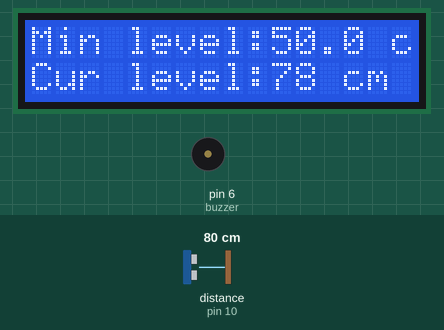
Simulated run of this sketch. Board: Arduino Uno, built with avr-gcc and run on an emulated ATmega328P. Shown: 16×2 character LCD, buzzer (waves = sounding). Wiring (inferred from the names in the program): ultrasonic range finder: trigger pin 9; echo pin 10. The test bench sets the inputs (shaded band); at power-on: distance to the obstacle (sensor on pin 10) 80 cm. The echo pulse lasts 58.3 µs per cm.

Above: at 1.2 s.
1.3 s: distance to the obstacle (sensor on pin 10) set to 2 cm
At 2.1 s:
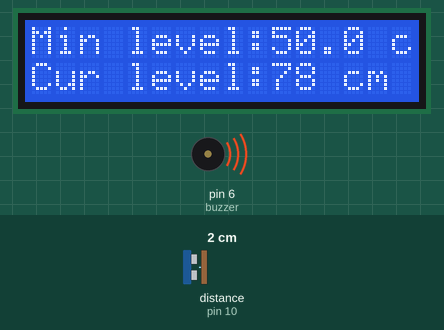
3.8 s: distance to the obstacle (sensor on pin 10) set to 60 cm
At 4.33 s:
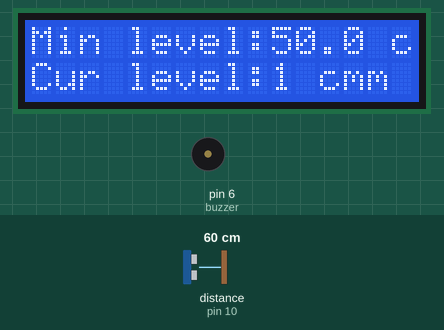
5.8 s: distance to the obstacle (sensor on pin 10) set to 120 cm
At 6.7 s:
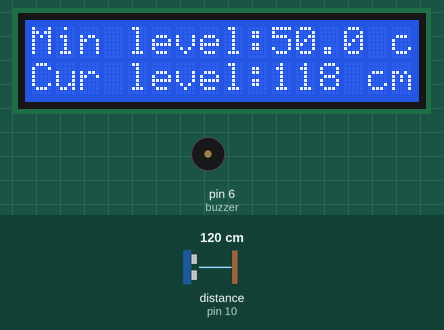
Timing chart, 0 to 8.8 s (numbered marks = the images above; inputs shaded):
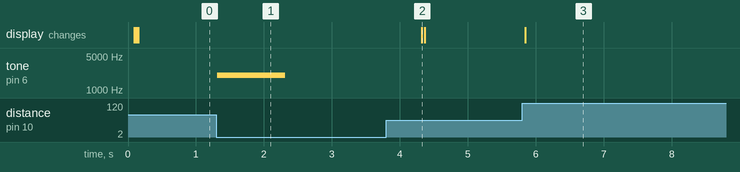

Measured:
- after the input at 1.3 s, tone on pin 6 (buzzer): silent → 2000 Hz at once, → silent 1.0 s later
- after the input at 3.8 s, tone on pin 6 (buzzer): stays silent (without the input it goes to 2000 Hz after 0.54 s)
- after the input at 5.8 s, the display: changes at once (image 3)

The sketch:

code.ino
```cpp
/*

  The circuit:
   LCD RS pin to digital pin 12
   LCD Enable pin to digital pin 11
   LCD D4 pin to digital pin 5
   LCD D5 pin to digital pin 4
   LCD D6 pin to digital pin 3
   LCD D7 pin to digital pin 2
   LCD R/W pin to ground
   LCD VSS pin to ground
   LCD VCC pin to 5V
   10K resistor:
   ends to +5V and ground
   wiper to LCD VO pin (pin 3)

  LiquidCrystal.h ---  Library originally added 18 Apr 2008
  by David A. Mellis
*/

// include the library code:
#include <LiquidCrystal.h>

// initialize the library with the numbers of the interface pins
LiquidCrystal lcd(12, 11, 5, 4, 3, 2);
const int trigPin = 9;
const int echoPin = 10;
const int buzzer = 6;

long duration;
int distance;

void setup() {
  lcd.begin(16, 2);
  pinMode(trigPin, OUTPUT);
  pinMode(echoPin, INPUT);
  pinMode(buzzer, OUTPUT);
  Serial.begin(9600);
}

void loop() {

  digitalWrite(trigPin, LOW);
  delayMicroseconds(2);

  digitalWrite(trigPin, HIGH);
  delayMicroseconds(10);
  digitalWrite(trigPin, LOW);

  duration = pulseIn(echoPin, HIGH);
  distance = duration * 0.034 / 2;

  // TODO: min distance is 50 , change this value in production after calibration.
  if ( distance <= 50 )
  {
    tone(buzzer, 2000); // Send 2KHz sound signal...
    delay(1000);        // ...for 1 sec
    noTone(buzzer);     // Stop sound...
    delay(1000);
    //digitalWrite(ledRed, HIGH);
    delay(500);
    //digitalWrite(ledRed, LOW);
    delay(500);

  }


  lcd.setCursor(0, 0); // Sets the location at which subsequent text written to the LCD will be displayed
  // TODO: min distance is 50 , change this value in production after calibration.
  lcd.print("Min level:50.0 cm");
  delay(10);
  lcd.setCursor(0, 1);
  lcd.print("Cur level:");
  lcd.print(distance);
  lcd.print(" cm");
  delay(10);
}
```
